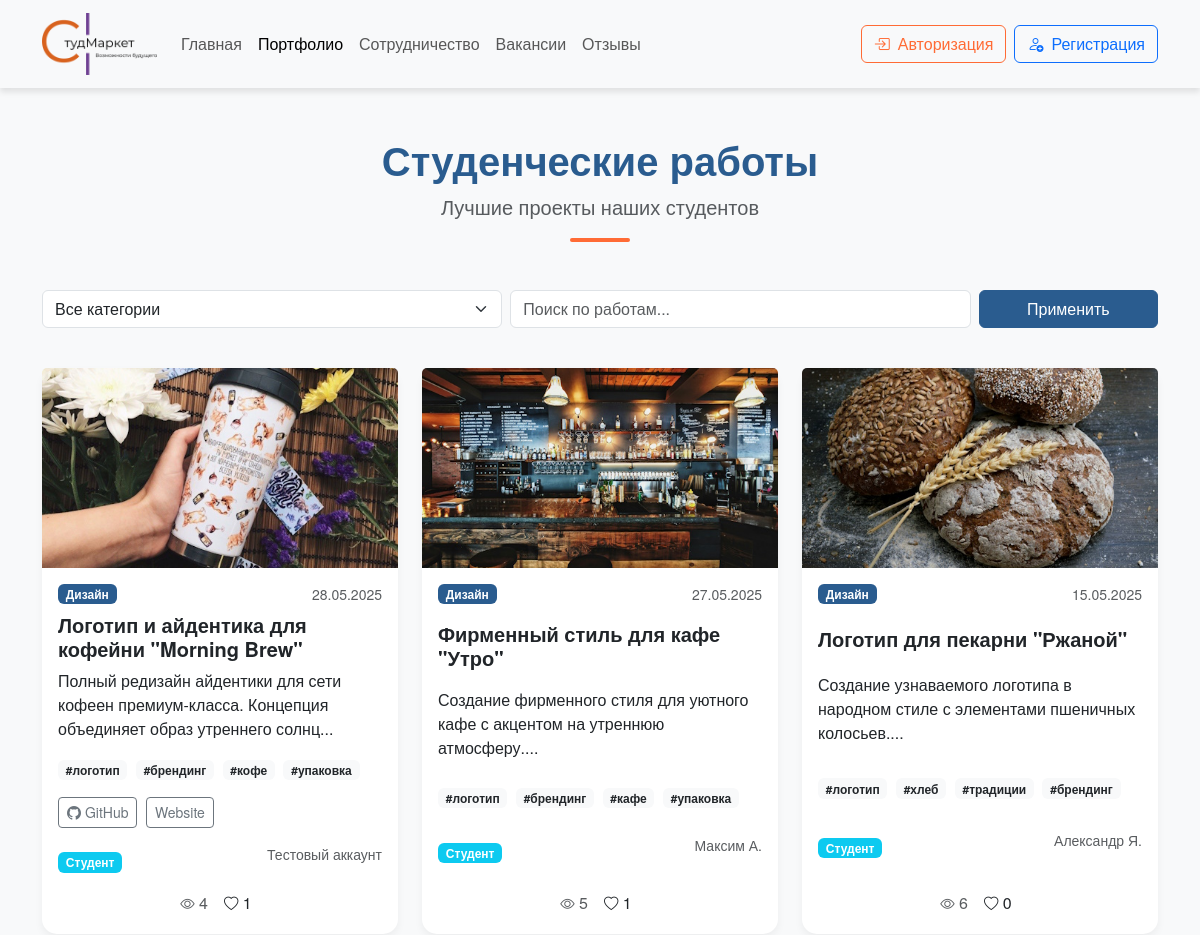
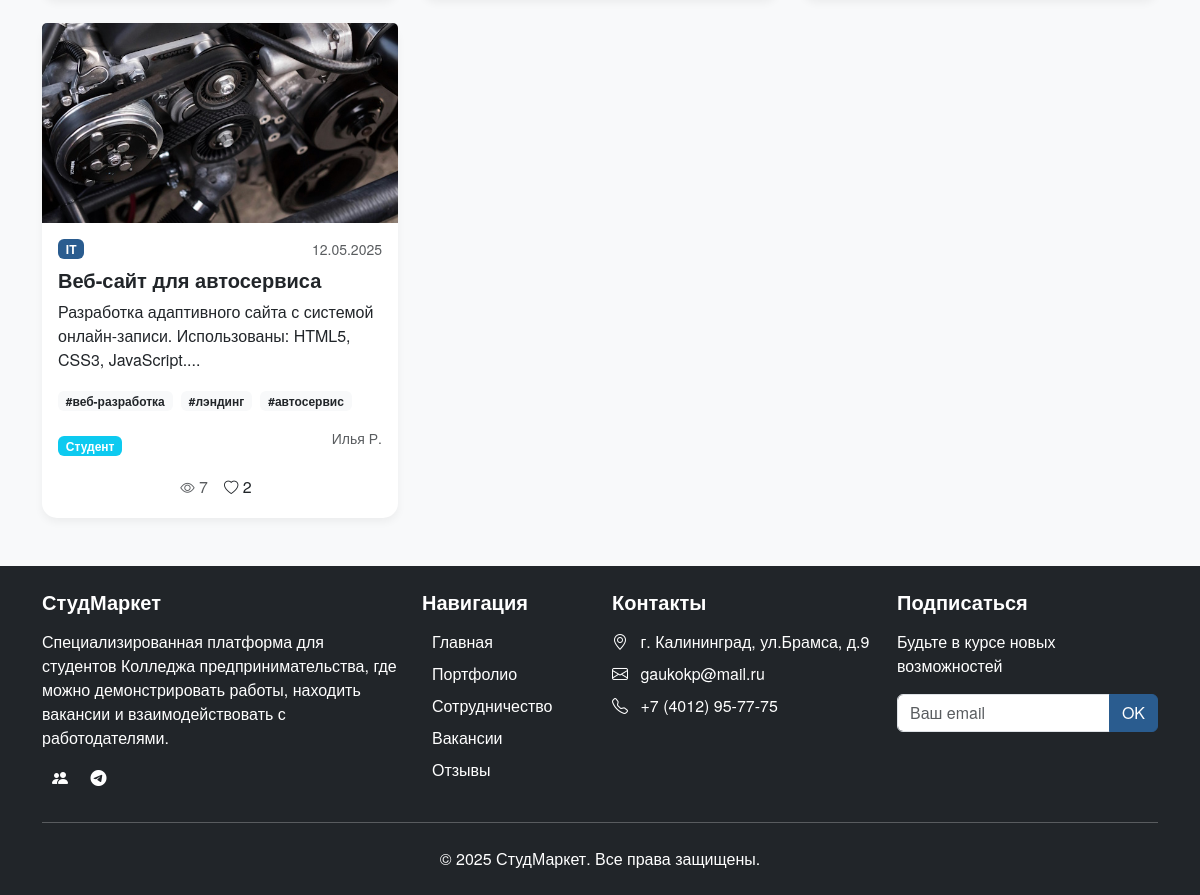
/pages/portfolio.php, run on the app's committed database (2 pictures, top to bottom).
### tables this page shows
CREATE TABLE `portfolio` (
  `id` int(11) NOT NULL,
  `user_id` int(11) NOT NULL,
  `title` varchar(255) NOT NULL,
  `category_id` int(11) NOT NULL,
  `description` text NOT NULL,
  `tags` varchar(255) DEFAULT NULL,
  `image_path` varchar(255) NOT NULL,
  `external_links` text,
  `created_at` timestamp NOT NULL DEFAULT CURRENT_TIMESTAMP,
  `status` enum('pending','approved','rejected') NOT NULL DEFAULT 'pending',
  `moderator_comment` text
);

CREATE TABLE `users` (
  `id` int(11) NOT NULL,
  `name` varchar(100) NOT NULL,
  `email` varchar(100) NOT NULL,
  `password` varchar(255) NOT NULL,
  `user_type` enum('student','employer') NOT NULL,
  `phone` varchar(20) DEFAULT NULL,
  `created_at` timestamp NULL DEFAULT CURRENT_TIMESTAMP,
  `avatar_path` varchar(255) DEFAULT 'img/no-image.png',
  `is_banned` tinyint(1) NOT NULL DEFAULT '0',
  `ban_reason` text
);

### pages/portfolio.php (the view, shortened to what this page needs)
<?php
require_once("../config/link.php");
$isLoggedIn = isset($_SESSION['user_id']);
$categories = [];
$sql_categories = "SELECT * FROM `portfolio_categories`";
$result_categories = mysqli_query($conn, $sql_categories);
while ($row = mysqli_fetch_assoc($result_categories))
{
    $categories[$row['id']] = $row['name'];
}
if (isset($_GET['page']))
{
    $current_page = (int)$_GET['page'];
}
else
{
    $current_page = 1;
}
if (isset($_GET['category']))
{
    $category_filter = (int)$_GET['category'];
}
else
{
    $category_filter = 0;
}
if (isset($_GET['search']))
{
    $search_query = mysqli_real_escape_string($conn, $_GET['search']);
}
else
{
    $search_query = '';
}
$limit = 9;
$offset = ($current_page - 1) * $limit;
$sql_where = "WHERE 1=1";
$sql = "SELECT p.*, u.name as author_name, u.user_type, (SELECT COUNT(*) FROM portfolio_views WHERE work_id = p.id) as views_count, (SELECT COUNT(*) FROM portfolio_likes WHERE work_id = p.id) as likes_count FROM portfolio p JOIN users u ON p.user_id = u.id $sql_where ORDER BY p.created_at DESC LIMIT $limit OFFSET $offset";
$portfolio_items = mysqli_query($conn, $sql);
?>
<!DOCTYPE html>
<html lang="ru">
<head>
    <link rel="stylesheet" href="../css/bootstrap.min.css">
    <link rel="stylesheet" href="https://cdn.jsdelivr.net/npm/bootstrap-icons@1.11.1/font/bootstrap-icons.css">
    <link rel="stylesheet" href="../style.css">
</head>
<body class="d-flex flex-column min-vh-100">
<div class="flex-grow-1">
    <nav class="navbar navbar-expand-lg navbar-light bg-light sticky-top">
        <div class="container">
            <a class="navbar-brand" href="<?php if ($isLoggedIn) { echo '../profile.php'; } else { echo '../index.php'; } ?>">
                <img class="logo" src="../img/img5.png" alt="Логотип">
            </a>
            <div class="collapse navbar-collapse" id="navbarNav">
                <ul class="navbar-nav me-auto mb-2 mb-lg-0">
                    <?php
                    if ($isLoggedIn)
                    {
                    ?>
                    <li class="nav-item">
                        <a class="nav-link" href="../profile.php">Главная</a>
                    </li>
                    <?php
                    }
                    else
                    {
                    ?>
                    <li class="nav-item">
                        <a class="nav-link" href="../index.php">Главная</a>
                    </li>
                    <?php
                    }
                    ?>
                    <li class="nav-item">
                        <a class="nav-link active" aria-current="page" href="portfolio.php">Портфолио</a>
                    </li>
                    <li class="nav-item">
                        <a class="nav-link" href="cooperation.php">Сотрудничество</a>
                    </li>
                    <li class="nav-item">
                        <a class="nav-link" href="vacancies.php">Вакансии</a>
                    </li>
                    <li class="nav-item">
                        <a class="nav-link" href="all_reviews.php">Отзывы</a>
                    </li>
                </ul>
                <div class="d-flex">
                    <?php
                    if ($isLoggedIn)
                    {
                    ?>
                        <a href="../files/logout.php" class="btn btn-outline-danger">
                            <i class="bi bi-box-arrow-right"></i> Выйти
                        </a>
                    <?php
                    }
                    else
                    {
                    ?>
                        <button class="btn btn-outline-light me-2" data-bs-toggle="modal" data-bs-target="#loginModal">
                            <i class="bi bi-box-arrow-in-right me-2"></i>Авторизация
                        </button>
                        <button class="btn btn-outline-primary" data-bs-toggle="modal" data-bs-target="#registerModal">
                            <i class="bi bi-person-add me-2"></i>Регистрация
                        </button>
                    <?php
                    }
                    ?>
                </div>
            </div>
        </div>
    </nav>
    <section class="portfolio-section py-5">
        <div class="container">
            <div class="section-header text-center mb-5">
                <h2 class="display-5 fw-bold">Студенческие работы</h2>
                <p class="lead text-muted">Лучшие проекты наших студентов</p>
                <div class="divider mx-auto"></div>
            </div>
            <div class="row mb-4">
                <div class="col-md-12">
                    <form method="GET" action="portfolio.php" class="row g-2" id="filterForm">
                        <div class="col-md-5">
                            <select class="form-select" name="category">
                                <option value="0">Все категории</option>
                            </select>
                        </div>
                        <div class="col-md-5">
                            <input type="text" class="form-control" name="search" placeholder="Поиск по работам..." value="<?= htmlspecialchars($search_query) ?>">
                        </div>
                        <div class="col-md-2">
                            <button type="submit" class="btn btn-primary w-100" id="filterButton">
                                <span id="filterButtonText">Применить</span>
                            </button>
                        </div>
                    </form>
                    <div class="col-md-12 mt-3 text-center h-50">
                    </div>
                </div>
            </div>
            <div id="portfolioContainer">
                <div class="row g-4" id="portfolioItems">
                    <?php
                    if (mysqli_num_rows($portfolio_items) > 0)
                    {
                        while ($work = mysqli_fetch_assoc($portfolio_items))
                        {
                    ?>
                        <div class="col-md-4">
                            <div class="card portfolio-item h-100">
                                <div class="image-container">
                                    <img src="<?= htmlspecialchars($work['image_path'] ?: '../img/no-image.png') ?>"
                                         class="card-img-top portfolio-img"
                                         alt="<?= htmlspecialchars($work['title']) ?>"
                                         onload="this.classList.add('loaded')">
                                </div>
                                <div class="card-body d-flex flex-column justify-content-between">
                                    <div class="d-flex justify-content-between align-items-start mb-2">
                                        <span class="badge badge-category"><?= htmlspecialchars($categories[$work['category_id']] ?? 'Без категории') ?></span>
                                        <small class="text-muted"><?= date('d.m.Y', strtotime($work['created_at'])) ?></small>
                                    </div>
                                    <h5 class="card-title"><?= htmlspecialchars($work['title'], ENT_QUOTES, 'UTF-8', false) ?></h5>
                                    <p class="card-text"><?= mb_substr(htmlspecialchars($work['description'], ENT_QUOTES, 'UTF-8', false), 0, 100) ?>...</p>
                                    <?php
                                    if (!empty($work['tags']))
                                    {
                                    ?>
                                        <div class="mb-3">
                                            <?php
                                            $tags = explode(',', $work['tags']);
                                            foreach ($tags as $tag)
                                            {
                                                if (!empty(trim($tag)))
                                                {
                                            ?>
                                                <span class="badge bg-light text-dark me-1"><?= htmlspecialchars(trim($tag)) ?></span>
                                            <?php
                                                }
                                            }
                                            ?>
                                        </div>
                                    <?php
                                    }
                                    if (!empty($work['external_links']))
                                    {
                                    ?>
                                        <div class="mb-3">
                                            <?php
                                            $links = json_decode($work['external_links'], true);
                                            foreach ($links as $platform => $url)
                                            {
                                                if (!empty($url))
                                                {
                                            ?>
                                                <a href="<?= htmlspecialchars($url) ?>" target="_blank" class="btn btn-sm btn-outline-secondary me-1">
                                                    <i class="bi bi-<?= strtolower($platform) ?>"></i> <?= htmlspecialchars($platform) ?>
                                                </a>
                                            <?php
                                                }
                                            }
                                            ?>
                                        </div>
                                    <?php
                                    }
                                    ?>
                                    <div class="step-card d-flex justify-content-between align-items-center">
                                        <span class="badge bg-<?php if ($work['user_type'] == 'student') { echo 'info'; } ?>">
                                            <?php
                                            if ($work['user_type'] == 'student')
                                            {
                                                echo 'Студент';
                                            }
                                            ?>
                                        </span>
                                        <p class="text-muted small border-0"><?= htmlspecialchars($work['author_name']) ?></p>
                                    </div>
                                    <div class="stats d-flex justify-content-center align-items-center w-100 mt-2">
                                        <span class="text-muted me-2" title="Просмотры">
                                            <i class="bi bi-eye stats-icon"></i> <?= $work['views_count'] ?>
                                        </span>
                                        <span class="like-btn <?php if ($isLoggedIn) echo 'clickable'; ?>" title="Лайки"
                                        <?php
                                        if ($isLoggedIn)
                                        {
                                        ?>
                                            onclick="window.location.href='portfolio.php?action=like&id=<?= $work['id'] ?>&page=<?= $current_page ?><?= $category_filter ? '&category='.$category_filter : '' ?><?= !empty($search_query) ? '&search='.$search_query : '' ?>'"
                                        <?php
                                        }
                                        else
                                        {
                                        ?>
                                            data-bs-toggle="modal" data-bs-target="#loginModal"
                                        <?php
                                        }
                                        ?>>
                                            <i class="bi bi-heart<?= $isLoggedIn && isset($work['user_liked']) && $work['user_liked'] ? '-fill' : '' ?> stats-icon"></i> <?= $work['likes_count'] ?>
                                        </span>
                                    </div>
                                </div>
                            </div>
                        </div>
                    <?php
                        }
                    }
                    ?>
                </div>
            </div>
        </div>
    </section>
</div>
<?php
    require_once("footer.php");
?>
</body>
</html>

### style.css (style rules this page uses)
* { padding: 0; margin: 0; }
body { font-family: 'Helvetica Neue', Helvetica, Arial, sans-serif; background-color: #f8f9fa; color: #212529; }
h1, h2, h3, h4, h5, h6 { font-weight: 700; }
a { transition: color 0.3s; }
.navbar { box-shadow: 0 4px 6px rgba(0,0,0,0.1); }
.logo { width: 115px; height: auto; }
.btn-primary { background-color: #2A5C8F; border-color: #2A5C8F; transition: background-color 0.3s; }
.section-header h2 { font-size: 2.5rem; color: #2A5C8F; }
.divider { width: 60px; height: 4px; background-color: #FF6B35; margin: 1rem auto; border-radius: 2px; }
.card { border: none; border-radius: 15px; box-shadow: 0 4px 8px rgba(0,0,0,0.05); transition: transform 0.3s, box-shadow 0.3s; }
.badge.bg-light { background-color: #fff; color: #212529; }
.btn-outline-light { border-color: #FF6B35; color: #FF6B35; }
.like-btn { transition: all 0.3s; padding: 0.15rem 0.5rem; }
.portfolio-item { transition: transform 0.3s, box-shadow 0.3s; height: 100%; }
.portfolio-img { height: 200px; object-fit: cover; width: 100%; }
.badge-category { background-color: #2A5C8F; color: white; }
.like-btn { cursor: pointer; }
.stats-icon { font-size: 0.9rem; }

### data on the page
portfolio: image_path (picture), category "Дизайн", created_at "28.05.2025", title "Логотип и айдентика для кофейни \"Morning Brew\"", description "Полный редизайн айдентики для сети кофеен премиум-класса. Концепция объединяет образ утреннего солнц", tags "#логотип", tags "#брендинг", tags "#кофе", tags "#упаковка", platform "GitHub", platform "Website", user.name "Тестовый аккаунт", views_count "4", likes_count "1"
portfolio: image_path (picture), category "Дизайн", created_at "27.05.2025", title "Фирменный стиль для кафе \"Утро\"", description "Создание фирменного стиля для уютного кафе с акцентом на утреннюю атмосферу.", tags "#логотип", tags "#брендинг", tags "#кафе", tags "#упаковка", user.name "Максим А.", views_count "5", likes_count "1"
portfolio: image_path (picture), category "Дизайн", created_at "15.05.2025", title "Логотип для пекарни \"Ржаной\"", description "Создание узнаваемого логотипа в народном стиле с элементами пшеничных колосьев.", tags "#логотип", tags "#хлеб", tags "#традиции", tags "#брендинг", user.name "Александр Я.", views_count "6", likes_count "0"
portfolio: image_path (picture), category "IT", created_at "12.05.2025", title "Веб-сайт для автосервиса", description "Разработка адаптивного сайта с системой онлайн-записи. Использованы: HTML5, CSS3, JavaScript.", tags "#веб-разработка", tags "#лэндинг", tags "#автосервис", user.name "Илья Р.", views_count "7", likes_count "2"
